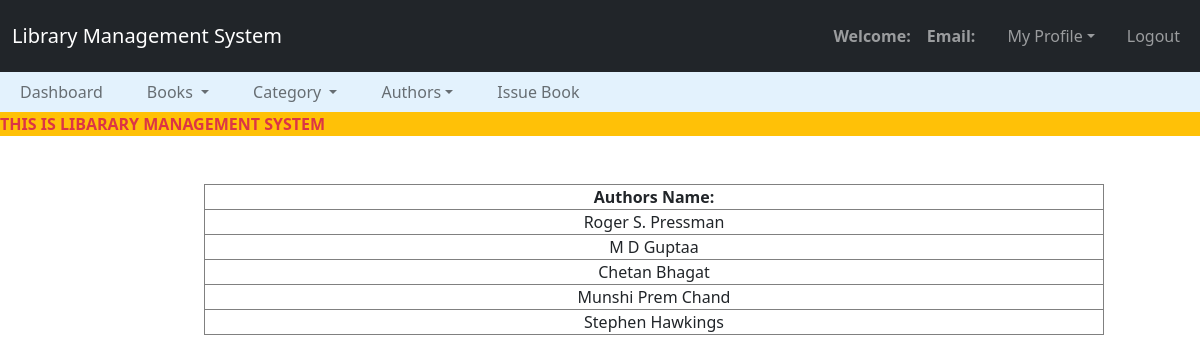
The page /admin/reg_auth.php on the database its author committed.
### tables this page shows
CREATE TABLE `authors` (
  `author_id` int(11) NOT NULL,
  `author_name` varchar(250) NOT NULL
);

### admin/reg_auth.php (the view, shortened to what this page needs)
<?php
    $connection = mysqli_connect("localhost", "root", "");
    $query = "select * from authors";
?>
<!DOCTYPE html>
<html lang="en">
<head>
  <link rel="stylesheet" type="text/css" href="../bootstrap-5.0.2-dist/css/bootstrap.min.css">
</head>
<body>
  <nav class="navbar navbar-expand-lg  navbar-expand-sm  navbar-dark bg-dark ">
    <div class="container-fluid">
      <a class="navbar-brand" href="admin_dashboard.php">
        Library Management System
      </a>
      <div class=" collapse navbar-collapse" id="navbarNavDropdown">
        <ul class="navbar-nav ms-auto">
           <li class="nav-item">
             <a class="nav-link"><b>Welcome: <?php echo $_SESSION['name']; ?></b></a>
          </li>
          <li class="nav-item">
             <a class="nav-link"><b>Email: <?php echo $_SESSION['email']; ?></b></a>
          </li>
          <li class="nav-item dropdown">
            <a class="nav-link mx-3 dropdown-toggle" data-bs-toggle="dropdown" href="#">My Profile</a>
          </li>
          <li class="nav-item">
             <a class="nav-link" href="logout.php">Logout</a>
          </li>
      </div>
    </div>
  </nav>
  <nav class="navbar navbar-expand-lg navbar-light" style="background-color: #e3f2fd; padding-top: 0; padding-bottom: 0;">
		<div class="container-fluid">
		    <ul class="nav navbar-nav navbar-center">
		      <li class="nav-item" >
		        <a class="nav-link" href="admin_dashboard.php">Dashboard</a>
		      </li>
		      <li class="nav-item dropdown">
	        	<a class="nav-link dropdown-toggle" data-bs-toggle="dropdown" style="padding-left: 3vw;">Books </a>
		      </li>
		      <li class="nav-item dropdown">
	        	<a class="nav-link dropdown-toggle" data-bs-toggle="dropdown" style="padding-left: 3vw;">Category </a>
		      </li>
		      <li class="nav-item dropdown">
	        	<a class="nav-link dropdown-toggle" data-bs-toggle="dropdown" style="padding-left: 3vw;">Authors</a>
		      </li>
	          <li class="nav-item">
		        <a class="nav-link" href="issue_book.php" style="padding-left: 3vw;">Issue Book</a>
		        </li>
		    </ul>
		</div>
	</nav>
  <div class="bg-warning  text-danger">
    <span>
      <marquee style="font-weight: bolder">THIS IS LIBARARY MANAGEMENT SYSTEM</marquee>
    </span>
  </div>
  <br><br>
  <div class="row">
    <div class="col-lg-2"></div>
    <div class="col-lg-8">
        <form action="">
            <table class="table-bordered" width="900px" style="text-align: center;">
                 <tr>
                    <th>Authors Name: </th>
                 </tr>
                 <?php
                 $query_run = mysqli_query($connection, $query);
                 while ($rows = mysqli_fetch_assoc($query_run))
                 {
                    $auth_name = $rows['author_name'];
                 ?>
                 <tr>
                    <td><?php  echo  $auth_name; ?></td>
                 </tr>
                 <?php
                 }
                 ?>
            </table>
        </form>
    </div>
    <div class="col-lg-2"></div>
  </div>
</body>
</html>

### rows shown on the page
authors: author_name "Roger S. Pressman"
authors: author_name "M D Guptaa"
authors: author_name "Chetan Bhagat"
authors: author_name "Munshi Prem Chand"
authors: author_name "Stephen Hawkings"
